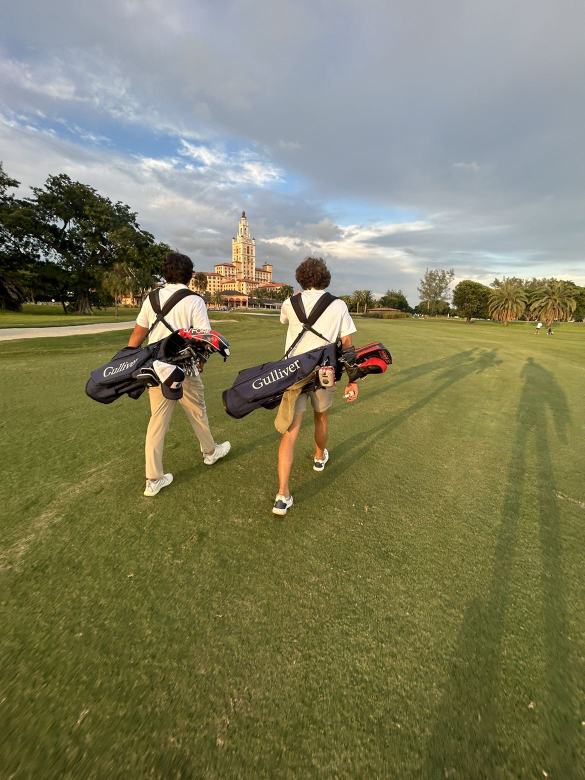
#> input picture src/assets/photogallery/full/IMG_0540.JPG, 1170 x 1560 px (shown at 1/2 size); its folder holds 4 pictures in this run
$ python thumbnail_generator.py
#> lines starting #> are read from the running program, lines starting #| are printed output that depends on the picture
#!/usr/bin/env python3
"""
Generate low-resolution thumbnails for photo gallery images.
Creates tiny blurred versions for progressive loading.
"""

import os
from pathlib import Path
from PIL import Image


# Configuration
INPUT_DIR = "src/assets/photogallery/full"
OUTPUT_DIR = "src/assets/photogallery/thumbnails"
THUMBNAIL_MAX_SIZE = 30  # Maximum dimension (width or height)
QUALITY = 60  # JPEG quality (lower = smaller file size)


def create_thumbnails():
    """Generate thumbnails for all images in the input directory."""

    # Create input and output directories if they don't exist
    input_path = Path(INPUT_DIR)
    output_path = Path(OUTPUT_DIR)

    if not input_path.exists():
        print(f"Error: Input directory '{INPUT_DIR}' does not exist!")
        return

    output_path.mkdir(parents=True, exist_ok=True)

    # Supported image formats
    supported_formats = {".jpg", ".jpeg", ".png", ".webp", ".gif", ".bmp"}

    # Process each image
    processed = 0
    for image_file in input_path.iterdir():
        if image_file.suffix.lower() not in supported_formats:
            continue

        try:
            # Open the image
            with Image.open(image_file) as img:
                # Fix orientation based on EXIF data
#> img is the input picture: PIL image 1170x1560 RGB; mean R, G, B 127.3, 126.8, 96.7
                try:
                    from PIL import ImageOps

                    img = ImageOps.exif_transpose(img)
                except Exception:
                    pass  # If no EXIF data, continue normally

                # Convert RGBA to RGB if necessary (for JPEG compatibility)
                if img.mode in ("RGBA", "LA", "P"):
                    background = Image.new("RGB", img.size, (255, 255, 255))
                    if img.mode == "P":
                        img = img.convert("RGBA")
                    background.paste(
                        img,
                        mask=img.split()[-1] if img.mode in ("RGBA", "LA") else None,
                    )
                    img = background

                # Calculate thumbnail size while maintaining aspect ratio
                aspect_ratio = img.width / img.height
#> aspect_ratio = 0.75
                if img.width > img.height:
                    thumb_width = THUMBNAIL_MAX_SIZE
                    thumb_height = int(THUMBNAIL_MAX_SIZE / aspect_ratio)
                else:
                    thumb_height = THUMBNAIL_MAX_SIZE
                    thumb_width = int(THUMBNAIL_MAX_SIZE * aspect_ratio)
#> thumb_width = 22

                # Create thumbnail
                img.thumbnail((thumb_width, thumb_height), Image.Resampling.LANCZOS)
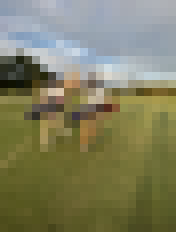
#> img: PIL image 22x29 RGB (shown 8 times larger); mean R, G, B 127.3, 126.7, 96.7

                # Save as JPEG with low quality
                output_file = output_path / f"{image_file.stem}.jpg"
                img.save(output_file, "JPEG", quality=QUALITY, optimize=True)

                print(f"✓ Created thumbnail: {output_file.name}")
                processed += 1

        except Exception as e:
            print(f"✗ Error processing {image_file.name}: {e}")
#> pass 2 of the loop in create_thumbnails, `for image_file in input_path.iterdir():`:
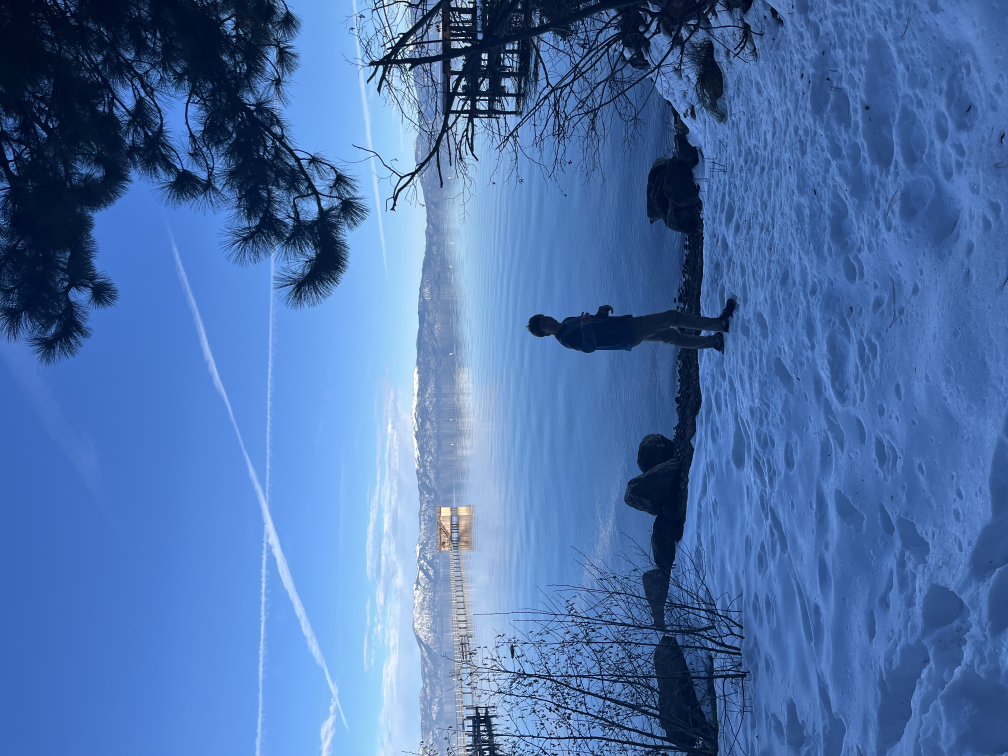
#> input picture src/assets/photogallery/full/IMG_0554.jpg, 4032 x 3024 px (shown at 1/4 size)
#> in create_thumbnails, img is the input picture: PIL image 4032x3024 RGB; mean R, G, B 76.9, 113.6, 170.6
#> in create_thumbnails, `img = ImageOps.exif_transpose(img)`:
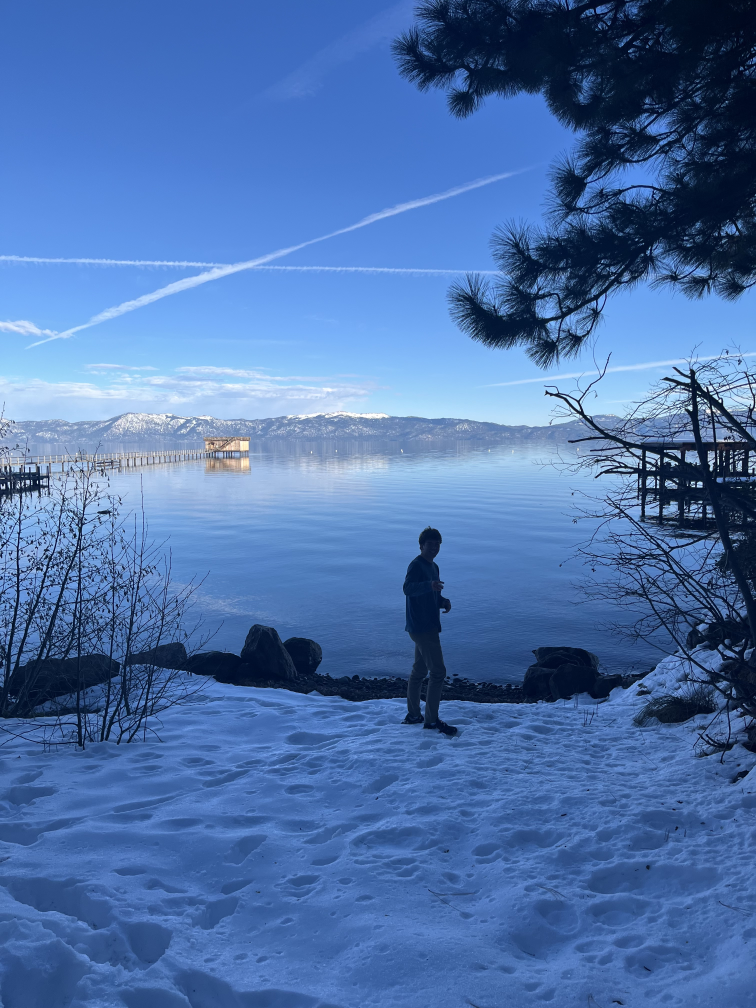
#> img: PIL image 3024x4032 RGB (shown at 1/4 size); mean R, G, B 76.9, 113.6, 170.6
#> in create_thumbnails, `img.thumbnail((thumb_width, thumb_height), Image.Resampling.LANCZOS)`:
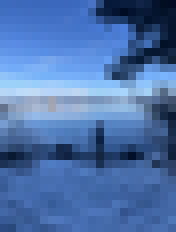
#> img: PIL image 22x29 RGB (shown 8 times larger); mean R, G, B 76.9, 113.6, 170.6
#> pass 3 of the loop in create_thumbnails, `for image_file in input_path.iterdir():`:
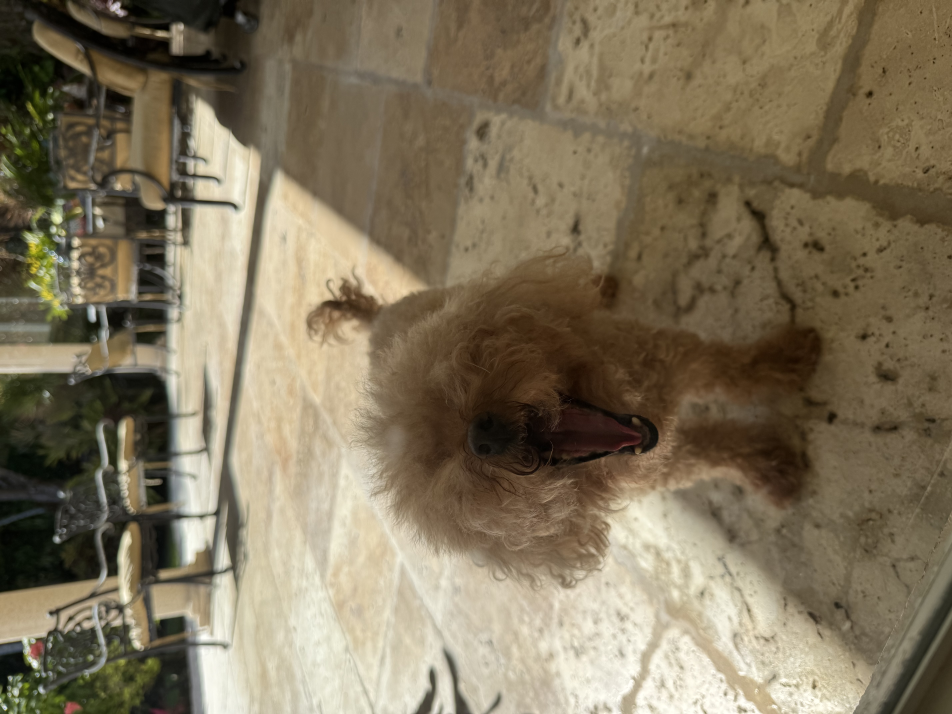
#> input picture src/assets/photogallery/full/IMG_3065.jpeg, 5712 x 4284 px (shown at 1/6 size)
#> in create_thumbnails, img is the input picture: PIL image 5712x4284 RGB; mean R, G, B 128.4, 116.3, 92.3
#> in create_thumbnails, `img = ImageOps.exif_transpose(img)`:
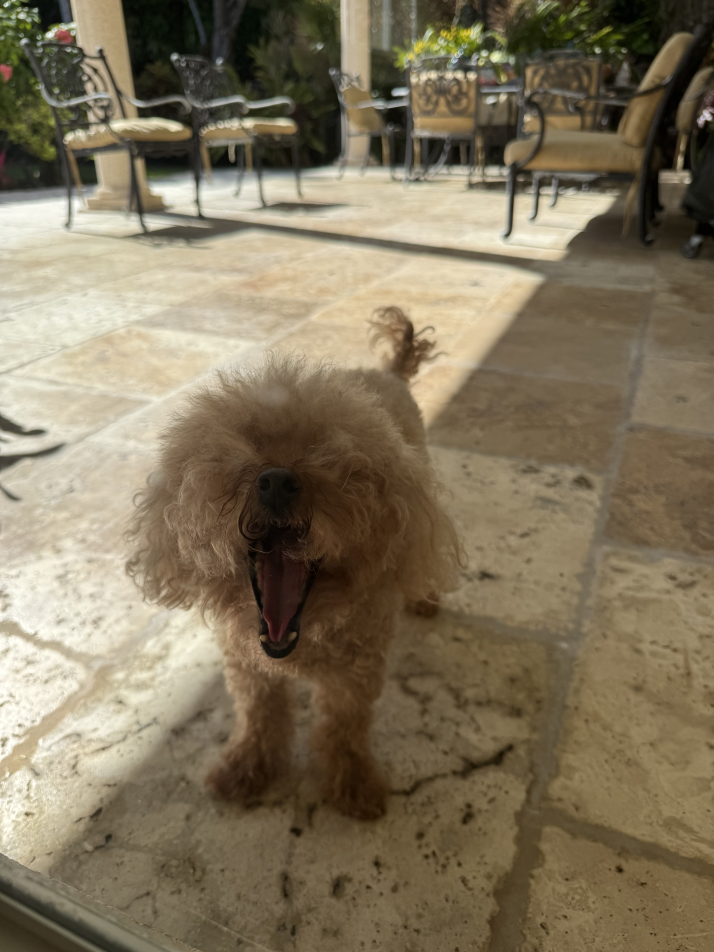
#> img: PIL image 4284x5712 RGB (shown at 1/6 size); mean R, G, B 128.4, 116.3, 92.3
#> in create_thumbnails, `img.thumbnail((thumb_width, thumb_height), Image.Resampling.LANCZOS)`:
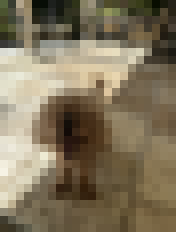
#> img: PIL image 22x29 RGB (shown 8 times larger); mean R, G, B 128.3, 116.2, 92.2
#> the loop made 4 passes; the first 3 are shown

    print(f"\n{'='*50}")
    print(f"Processed {processed} images")
    print(f"Thumbnails saved to: {OUTPUT_DIR}")
    print(f"{'='*50}")


def print_aspect_ratios():
    """Print aspect ratios for all images to help with layout."""

    input_path = Path(INPUT_DIR)
    supported_formats = {".jpg", ".jpeg", ".png", ".webp", ".gif", ".bmp"}

    print(f"\n{'='*50}")
    print("Image Aspect Ratios (for your TypeScript code):")
    print(f"{'='*50}\n")

    for image_file in sorted(input_path.iterdir()):
        if image_file.suffix.lower() not in supported_formats:
            continue

        try:
            with Image.open(image_file) as img:
                aspect_ratio = round(img.width / img.height, 2)
#> aspect_ratio = 0.75
                print(
                    f"{{ src: '{image_file.name}', alt: '{image_file.stem}', aspectRatio: {aspect_ratio} }},"
                )
#| { src: 'IMG_0540.JPG', alt: 'IMG_0540', aspectRatio: 0.75 },
        except Exception as e:
            print(f"Error reading {image_file.name}: {e}")
#> pass 2 of the loop in print_aspect_ratios, `for image_file in sorted(input_path.iterdir()):`:
#| { src: 'IMG_0554.jpg', alt: 'IMG_0554', aspectRatio: 1.33 },
#> pass 3 of the loop in print_aspect_ratios, `for image_file in sorted(input_path.iterdir()):`:
#| { src: 'IMG_3065.jpeg', alt: 'IMG_3065', aspectRatio: 1.33 },
#> the loop made 4 passes; the first 3 are shown

    print()


if __name__ == "__main__":
    print("Photo Gallery Thumbnail Generator")
    print("=" * 50)

    create_thumbnails()
    print_aspect_ratios()
